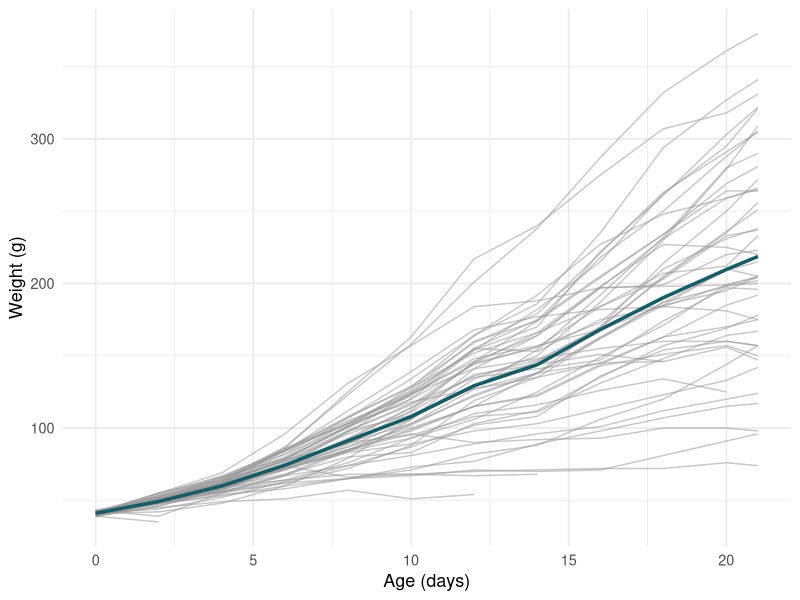
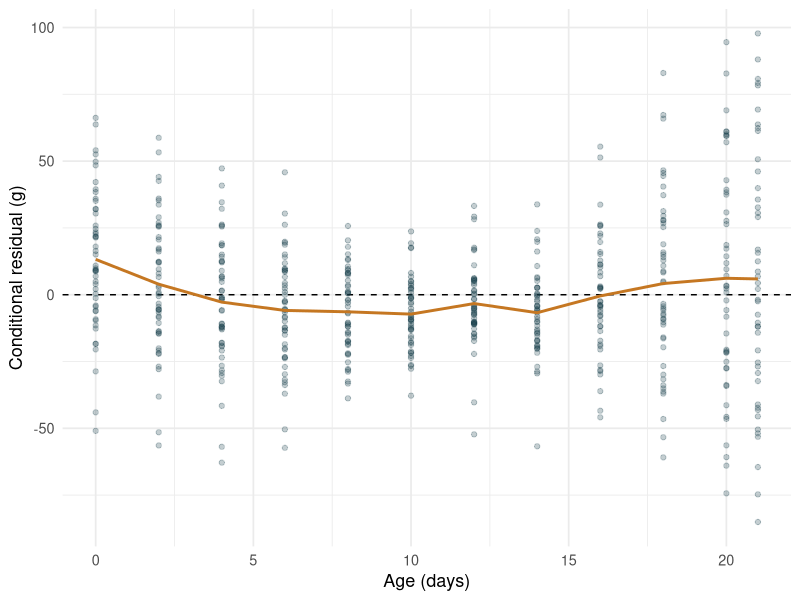
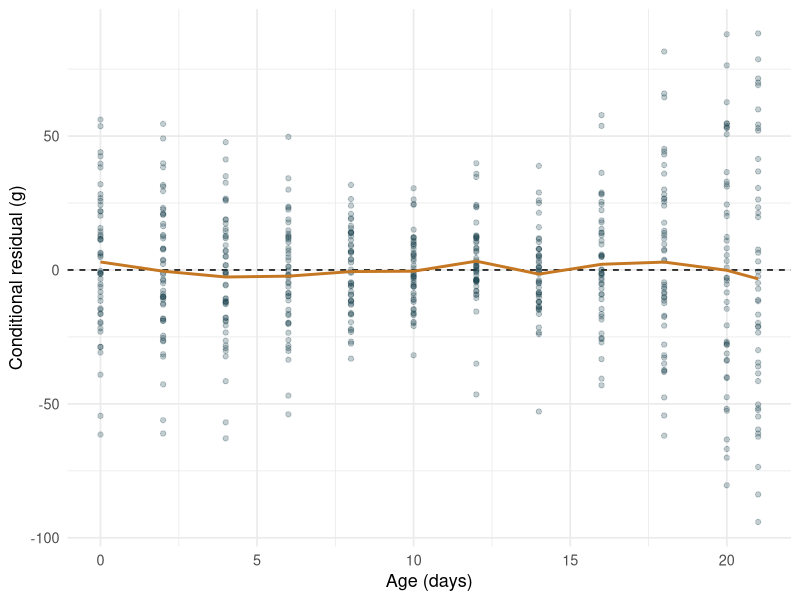

Reproduce these figures in R, in order.
## ---- chunk 1
#| label: read-chicks
#| output: true
library(ggplot2)
library(lmerTest)

chicks <- as.data.frame(datasets::ChickWeight)
head(chicks)
## ---- chunk 2
#| label: observed-growth
#| output: true
ggplot(chicks, aes(Time, weight)) +
  geom_line(aes(group = Chick), color = "grey60", alpha = 0.55) +
  stat_summary(fun = mean, geom = "line", linewidth = 1.2,
               color = "#175C65") +
  labs(x = "Age (days)", y = "Weight (g)") +
  theme_minimal(base_size = 13)
## ---- chunk 3
#| label: linear-growth
#| output: true
chicks$day_c <- chicks$Time - 10
model_linear <- lmer(weight ~ day_c + (1 | Chick), data = chicks)
summary(model_linear)
## ---- chunk 4
#| label: linear-residuals
#| fig-alt: "Straight-line model. Mean residuals are positive near hatching and day 21 and negative around day 10."
#| fig-height: 3.3
#| output: true
chicks$residual_linear <- resid(model_linear)

ggplot(chicks, aes(Time, residual_linear)) +
  geom_hline(yintercept = 0, linetype = "dashed") +
  geom_point(alpha = 0.25, color = "#173F48") +
  stat_summary(fun = mean, geom = "line", linewidth = 1,
               color = "#C57722") +
  labs(x = "Age (days)", y = "Conditional residual (g)") +
  theme_minimal(base_size = 13)
## ---- chunk 5
#| label: quadratic-growth
#| output: true
model_quadratic <- update(model_linear, . ~ . + I(day_c^2))
summary(model_quadratic)
## ---- chunk 6
#| label: quadratic-residuals
#| fig-alt: "Quadratic model. Mean residuals stay close to zero across ages."
#| fig-height: 3.3
#| output: true
chicks$residual_quadratic <- resid(model_quadratic)

ggplot(chicks, aes(Time, residual_quadratic)) +
  geom_hline(yintercept = 0, linetype = "dashed") +
  geom_point(alpha = 0.25, color = "#173F48") +
  stat_summary(fun = mean, geom = "line", linewidth = 1,
               color = "#C57722") +
  labs(x = "Age (days)", y = "Conditional residual (g)") +
  theme_minimal(base_size = 13)
## ---- chunk 7
#| label: random-slope-days
#| output: true
#| warning: true
model_random_slope_days <- lmer(weight ~ day_c + I(day_c^2) +
                           (1 + day_c | Chick), data = chicks)
summary(model_random_slope_days)
## ---- chunk 8
#| label: random-slope-weeks
#| output: true
chicks$week_c <- chicks$day_c / 7
model_random_slope_weeks <- lmer(weight ~ week_c + I(week_c^2) +
                      (1 + week_c | Chick), data = chicks)
summary(model_random_slope_weeks)
## ---- chunk 9
#| label: slope-comparison
#| output: true
model_common_slope_weeks <- lmer(weight ~ week_c + I(week_c^2) +
                                   (1 | Chick), data = chicks)
AIC(model_common_slope_weeks, model_random_slope_weeks)
## ---- chunk 10
#| label: random-growth
#| output: true
#| message: true
#| warning: true
model_correlated_curvature <- lmer(weight ~ week_c + I(week_c^2) +
                     (1 + week_c + I(week_c^2) | Chick), data = chicks)
summary(model_correlated_curvature)
